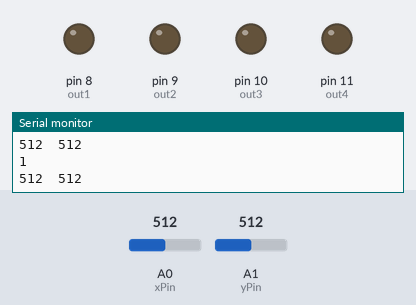
This sketch was run on a simulated Arduino Uno, built with avr-gcc and run on an emulated ATmega328P. On the bench: output pins drawn as LEDs (lit = HIGH), the last lines printed to the serial monitor. Inputs (shaded band) come from the test bench; at power-on: A0 (xPin) = 512, A1 (yPin) = 512.

Above: at 1.2 s.
1.3 s: A0 (xPin) set to 394
2.8 s: A0 (xPin) set to 362
At 3.4 s:
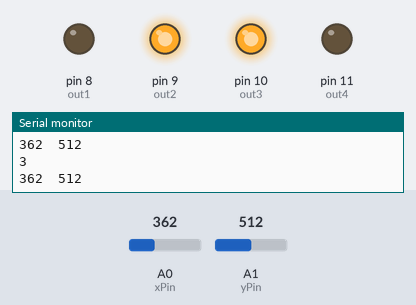
4.3 s: A1 (yPin) set to 398
5.8 s: A1 (yPin) set to 367
At 6.7 s:
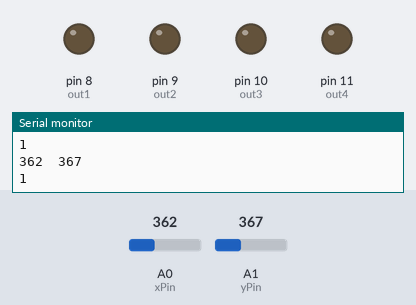
7.3 s: A1 (yPin) set to 350
At 8.2 s:
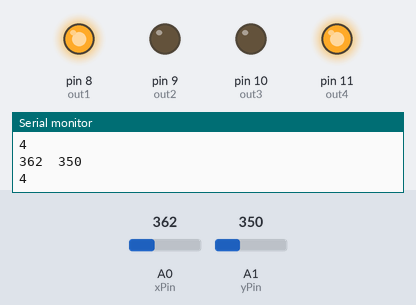
8.8 s: A1 (yPin) set to 370
At 9.2 s:
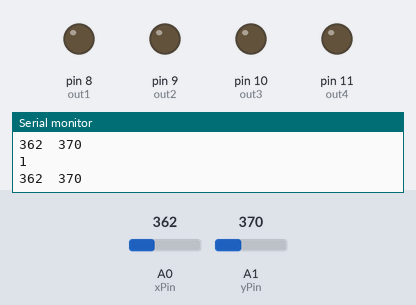
Timing chart, 0 to 11.3 s (numbered marks = the images above; inputs shaded):
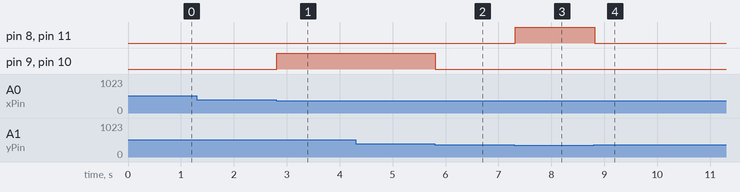

The sketch:

gesture_control_robot_final.ino
```cpp
int xPin=A0;
int yPin=A1;

int out1=8;     //output1 for HT12E IC
int out2=9;     //output1 for HT12E IC
int out3=10;    //output1 for HT12E IC
int out4=11;    //output1 for HT12E IC

void setup(){

  pinMode(xPin,INPUT);
  pinMode(yPin,INPUT);
  Serial.begin(9600);
  pinMode(out1,OUTPUT);
  pinMode(out2,OUTPUT);
  pinMode(out3,OUTPUT);
  pinMode(out4,OUTPUT);
}


void loop()
{
  int xval=analogRead(xPin);
  int yval=analogRead(yPin);
  Serial.print(xval);
  Serial.print("\t");
  Serial.println(yval);


  if ((xval>360 && xval<380) && (yval>360 && yval<380)) //stop
  {
    digitalWrite(out1,LOW);
    digitalWrite(out2,LOW);
    digitalWrite(out3,LOW);
    digitalWrite(out4,LOW);
    Serial.println("1");
  }

  else if ((xval<365) && (yval>360 && yval<380)) //forward
   {
     digitalWrite(out1,HIGH);
     digitalWrite(out2,LOW);
     digitalWrite(out3,HIGH);
     digitalWrite(out4,LOW);
     Serial.println("5");

    }
   else if ((xval>380) && (yval>360 && yval<380)) //backward
  {
   digitalWrite(out1,LOW);
   digitalWrite(out2,HIGH);
   digitalWrite(out3,LOW);
   digitalWrite(out4,HIGH);
   Serial.println("2");

    }

   else if ((xval>360 && xval<380) && (yval<365)) //left
    {
      digitalWrite(out1,HIGH);
      digitalWrite(out2,LOW);
      digitalWrite(out3,LOW);
      digitalWrite(out4,HIGH);
      Serial.println("4");
     }


   else if ((xval>360 && xval<380) && (yval>380))//right
    {
      digitalWrite(out1,LOW);
      digitalWrite(out2,HIGH);
      digitalWrite(out3,HIGH);
      digitalWrite(out4,LOW);
      Serial.println("3");

    }
    else
    {
     digitalWrite(out1,LOW);
    digitalWrite(out2,LOW);
    digitalWrite(out3,LOW);
    digitalWrite(out4,LOW);
    Serial.println("1");
    }


  delay(2);
}
```

Measured:
- the behaviour switches between 380 and 379 on A0 (xPin) (found by bisection; images 0 and 1)
- the behaviour switches between 381 and 380 on A1 (yPin) (found by bisection; images 1 and 2)
- after the input at 2.8 s, pin 9 (out2), pin 10 (out3): LOW → HIGH at once
- after the input at 5.8 s, pin 9 (out2), pin 10 (out3): HIGH → LOW at once
- after the input at 7.3 s, pin 8 (out1), pin 11 (out4): LOW → HIGH at once
- after the input at 8.8 s, pin 8 (out1), pin 11 (out4): HIGH → LOW at once
